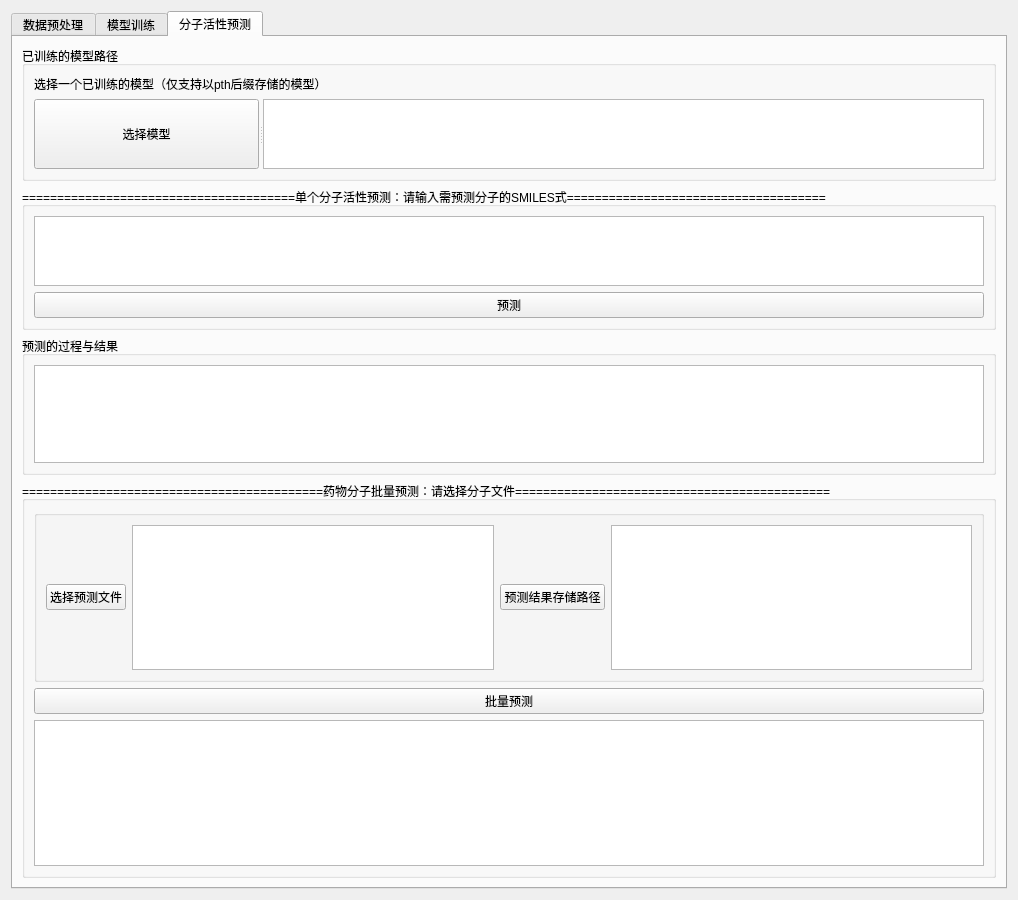
<?xml version="1.0" encoding="UTF-8"?>
<ui version="4.0">
 <class>Form</class>
 <widget class="QWidget" name="Form">
  <property name="geometry">
   <rect>
    <x>0</x>
    <y>0</y>
    <width>1018</width>
    <height>900</height>
   </rect>
  </property>
  <property name="windowTitle">
   <string notr="true">基于多模态信息融合的药物分子活性预测系统v1.0</string>
  </property>
  <layout class="QVBoxLayout" name="verticalLayout">
   <item>
    <widget class="QTabWidget" name="tabWidget">
     <property name="maximumSize">
      <size>
       <width>1222</width>
       <height>16777215</height>
      </size>
     </property>
     <property name="currentIndex">
      <number>2</number>
     </property>
     <widget class="QWidget" name="tab">
      <attribute name="title">
       <string>数据预处理</string>
      </attribute>
      <layout class="QVBoxLayout" name="verticalLayout_3" stretch="1,1">
       <item>
        <layout class="QHBoxLayout" name="horizontalLayout_3" stretch="2,1">
         <property name="spacing">
          <number>0</number>
         </property>
         <property name="sizeConstraint">
          <enum>QLayout::SetNoConstraint</enum>
         </property>
         <item>
          <widget class="QGroupBox" name="groupBox">
           <property name="maximumSize">
            <size>
             <width>16777215</width>
             <height>16777215</height>
            </size>
           </property>
           <property name="title">
            <string>预处理选项</string>
           </property>
           <layout class="QVBoxLayout" name="verticalLayout_2" stretch="1,1,1,1,2,1">
            <property name="leftMargin">
             <number>9</number>
            </property>
            <item>
             <widget class="QLabel" name="label">
              <property name="text">
               <string>选择分子信息文件（支持csv与xlsx两种扩展名）</string>
              </property>
             </widget>
            </item>
            <item>
             <widget class="QSplitter" name="splitter_2">
              <property name="orientation">
               <enum>Qt::Horizontal</enum>
              </property>
              <widget class="QPushButton" name="selectFileBtn">
               <property name="text">
                <string>选择文件</string>
               </property>
              </widget>
              <widget class="QTextBrowser" name="textBrowser_selectFile">
               <property name="maximumSize">
                <size>
                 <width>16777215</width>
                 <height>16777215</height>
                </size>
               </property>
              </widget>
             </widget>
            </item>
            <item>
             <widget class="QLabel" name="label_2">
              <property name="text">
               <string>选择预处理完毕时新文件的存储路径</string>
              </property>
             </widget>
            </item>
            <item>
             <widget class="QSplitter" name="splitter_3">
              <property name="orientation">
               <enum>Qt::Horizontal</enum>
              </property>
              <widget class="QPushButton" name="savePathBtn">
               <property name="text">
                <string>选择存储路径</string>
               </property>
              </widget>
              <widget class="QTextBrowser" name="textBrowser_savepath">
               <property name="maximumSize">
                <size>
                 <width>16777215</width>
                 <height>16777215</height>
                </size>
               </property>
              </widget>
             </widget>
            </item>
            <item>
             <layout class="QHBoxLayout" name="horizontalLayout">
              <item>
               <widget class="QLabel" name="label_3">
                <property name="text">
                 <string>选择IC50阈值：小于</string>
                </property>
               </widget>
              </item>
              <item>
               <widget class="QLineEdit" name="ic50_min"/>
              </item>
              <item>
               <widget class="QLabel" name="label_8">
                <property name="text">
                 <string>μMol为活性，大于</string>
                </property>
               </widget>
              </item>
              <item>
               <widget class="QLineEdit" name="ic50_max"/>
              </item>
              <item>
               <widget class="QLabel" name="label_13">
                <property name="text">
                 <string>μMol为非活性</string>
                </property>
               </widget>
              </item>
             </layout>
            </item>
            <item>
             <widget class="QPushButton" name="begin_process_btn">
              <property name="text">
               <string>开始处理</string>
              </property>
             </widget>
            </item>
           </layout>
          </widget>
         </item>
         <item>
          <widget class="QGroupBox" name="groupBox_3">
           <property name="maximumSize">
            <size>
             <width>16777215</width>
             <height>16777215</height>
            </size>
           </property>
           <property name="title">
            <string>预处理过程</string>
           </property>
           <layout class="QHBoxLayout" name="horizontalLayout_2">
            <item>
             <widget class="QTextBrowser" name="processing_text">
              <property name="enabled">
               <bool>true</bool>
              </property>
              <property name="sizePolicy">
               <sizepolicy hsizetype="Expanding" vsizetype="Expanding">
                <horstretch>1</horstretch>
                <verstretch>0</verstretch>
               </sizepolicy>
              </property>
              <property name="minimumSize">
               <size>
                <width>0</width>
                <height>0</height>
               </size>
              </property>
              <property name="maximumSize">
               <size>
                <width>16777215</width>
                <height>16777215</height>
               </size>
              </property>
             </widget>
            </item>
           </layout>
          </widget>
         </item>
        </layout>
       </item>
       <item>
        <widget class="QGroupBox" name="groupBox_2">
         <property name="sizePolicy">
          <sizepolicy hsizetype="Preferred" vsizetype="Preferred">
           <horstretch>0</horstretch>
           <verstretch>0</verstretch>
          </sizepolicy>
         </property>
         <property name="maximumSize">
          <size>
           <width>16777215</width>
           <height>16777215</height>
          </size>
         </property>
         <property name="title">
          <string>预处理结果</string>
         </property>
         <layout class="QHBoxLayout" name="horizontalLayout_4" stretch="1,1">
          <item>
           <widget class="QTextBrowser" name="textBrowser_processResult">
            <property name="maximumSize">
             <size>
              <width>16777215</width>
              <height>16777215</height>
             </size>
            </property>
           </widget>
          </item>
          <item>
           <layout class="QVBoxLayout" name="verticalLayout_4">
            <item>
             <widget class="QGroupBox" name="bar_graph_box">
              <property name="title">
               <string>柱形图</string>
              </property>
             </widget>
            </item>
           </layout>
          </item>
         </layout>
        </widget>
       </item>
      </layout>
     </widget>
     <widget class="QWidget" name="tab_2">
      <attribute name="title">
       <string>模型训练</string>
      </attribute>
      <layout class="QVBoxLayout" name="verticalLayout_13" stretch="2,0,4">
       <item>
        <widget class="QGroupBox" name="groupBox_13">
         <property name="title">
          <string>训练设置</string>
         </property>
         <layout class="QVBoxLayout" name="verticalLayout_14">
          <item>
           <layout class="QHBoxLayout" name="horizontalLayout_5">
            <item>
             <widget class="QPushButton" name="compounds_files_btn">
              <property name="text">
               <string>选择分子数据集</string>
              </property>
             </widget>
            </item>
            <item>
             <widget class="QTextBrowser" name="textBrowser_compounds_file"/>
            </item>
            <item>
             <widget class="QPushButton" name="save_model_path_btn">
              <property name="text">
               <string>模型存储地址</string>
              </property>
             </widget>
            </item>
            <item>
             <widget class="QTextBrowser" name="model_path"/>
            </item>
           </layout>
          </item>
          <item>
           <widget class="Line" name="line">
            <property name="orientation">
             <enum>Qt::Horizontal</enum>
            </property>
           </widget>
          </item>
          <item>
           <layout class="QHBoxLayout" name="horizontalLayout_18" stretch="0,1,0,0,1,0,0,0,0,10">
            <item>
             <widget class="QLabel" name="label_10">
              <property name="text">
               <string>训练轮数：</string>
              </property>
             </widget>
            </item>
            <item>
             <widget class="QSpinBox" name="spinBox">
              <property name="maximum">
               <number>300</number>
              </property>
              <property name="value">
               <number>150</number>
              </property>
             </widget>
            </item>
            <item>
             <spacer name="horizontalSpacer_3">
              <property name="orientation">
               <enum>Qt::Horizontal</enum>
              </property>
              <property name="sizeType">
               <enum>QSizePolicy::Minimum</enum>
              </property>
              <property name="sizeHint" stdset="0">
               <size>
                <width>30</width>
                <height>20</height>
               </size>
              </property>
             </spacer>
            </item>
            <item>
             <widget class="QLabel" name="label_11">
              <property name="text">
               <string>批数大小：</string>
              </property>
             </widget>
            </item>
            <item>
             <widget class="QSpinBox" name="spinBox_2">
              <property name="maximum">
               <number>128</number>
              </property>
              <property name="value">
               <number>32</number>
              </property>
             </widget>
            </item>
            <item>
             <spacer name="horizontalSpacer_2">
              <property name="orientation">
               <enum>Qt::Horizontal</enum>
              </property>
              <property name="sizeHint" stdset="0">
               <size>
                <width>30</width>
                <height>20</height>
               </size>
              </property>
             </spacer>
            </item>
            <item>
             <widget class="QLabel" name="label_16">
              <property name="text">
               <string>学习率：</string>
              </property>
             </widget>
            </item>
            <item>
             <widget class="QDoubleSpinBox" name="doubleSpinBox">
              <property name="decimals">
               <number>3</number>
              </property>
              <property name="singleStep">
               <double>0.010000000000000</double>
              </property>
              <property name="value">
               <double>0.008000000000000</double>
              </property>
             </widget>
            </item>
            <item>
             <spacer name="horizontalSpacer">
              <property name="orientation">
               <enum>Qt::Horizontal</enum>
              </property>
              <property name="sizeHint" stdset="0">
               <size>
                <width>30</width>
                <height>20</height>
               </size>
              </property>
             </spacer>
            </item>
            <item>
             <widget class="QPushButton" name="train_begin_btn">
              <property name="text">
               <string>开始训练</string>
              </property>
             </widget>
            </item>
           </layout>
          </item>
         </layout>
        </widget>
       </item>
       <item>
        <widget class="QGroupBox" name="groupBox_14">
         <property name="title">
          <string>训练过程</string>
         </property>
         <layout class="QVBoxLayout" name="verticalLayout_15">
          <item>
           <widget class="QTextBrowser" name="textBrowser_train_process"/>
          </item>
         </layout>
        </widget>
       </item>
       <item>
        <widget class="QGroupBox" name="groupBox_15">
         <property name="title">
          <string>训练结果</string>
         </property>
         <layout class="QHBoxLayout" name="horizontalLayout_13">
          <item>
           <widget class="QGroupBox" name="groupBox_16">
            <property name="title">
             <string>ROC-AUC变化图</string>
            </property>
            <layout class="QVBoxLayout" name="verticalLayout_6">
             <item>
              <widget class="QLabel" name="label_auc">
               <property name="text">
                <string/>
               </property>
              </widget>
             </item>
            </layout>
           </widget>
          </item>
          <item>
           <widget class="QGroupBox" name="groupBox_17">
            <property name="title">
             <string>每个批次样本上的平均损失值变化图</string>
            </property>
            <layout class="QVBoxLayout" name="verticalLayout_7">
             <item>
              <widget class="QLabel" name="label_loss">
               <property name="text">
                <string/>
               </property>
              </widget>
             </item>
            </layout>
           </widget>
          </item>
         </layout>
        </widget>
       </item>
      </layout>
     </widget>
     <widget class="QWidget" name="tab_3">
      <attribute name="title">
       <string>分子活性预测</string>
      </attribute>
      <layout class="QVBoxLayout" name="verticalLayout_5" stretch="1,1,0,0">
       <item>
        <widget class="QGroupBox" name="groupBox_4">
         <property name="title">
          <string>已训练的模型路径</string>
         </property>
         <layout class="QVBoxLayout" name="verticalLayout_12">
          <item>
           <widget class="QLabel" name="label_7">
            <property name="text">
             <string>选择一个已训练的模型（仅支持以pth后缀存储的模型）</string>
            </property>
           </widget>
          </item>
          <item>
           <widget class="QSplitter" name="splitter_6">
            <property name="orientation">
             <enum>Qt::Horizontal</enum>
            </property>
            <widget class="QPushButton" name="choose_model_btn">
             <property name="text">
              <string>选择模型</string>
             </property>
            </widget>
            <widget class="QTextBrowser" name="choose_model_brower">
             <property name="maximumSize">
              <size>
               <width>16777215</width>
               <height>16777215</height>
              </size>
             </property>
            </widget>
           </widget>
          </item>
         </layout>
        </widget>
       </item>
       <item>
        <widget class="QGroupBox" name="groupBox_5">
         <property name="title">
          <string>=======================================单个分子活性预测：请输入需预测分子的SMILES式=====================================</string>
         </property>
         <layout class="QVBoxLayout" name="verticalLayout_10">
          <item>
           <widget class="QPlainTextEdit" name="smiles_text"/>
          </item>
          <item>
           <widget class="QPushButton" name="predictButton">
            <property name="text">
             <string>预测</string>
            </property>
           </widget>
          </item>
         </layout>
        </widget>
       </item>
       <item>
        <widget class="QGroupBox" name="groupBox_6">
         <property name="title">
          <string>预测的过程与结果</string>
         </property>
         <layout class="QVBoxLayout" name="verticalLayout_11">
          <item>
           <widget class="QTextBrowser" name="textBrowser_predict_result"/>
          </item>
         </layout>
        </widget>
       </item>
       <item>
        <widget class="QGroupBox" name="groupBox_7">
         <property name="title">
          <string>===========================================药物分子批量预测：请选择分子文件=============================================</string>
         </property>
         <layout class="QVBoxLayout" name="verticalLayout_8">
          <item>
           <widget class="QGroupBox" name="groupBox_8">
            <property name="title">
             <string/>
            </property>
            <layout class="QHBoxLayout" name="horizontalLayout_11">
             <item>
              <widget class="QPushButton" name="select_infer_file_btn">
               <property name="text">
                <string>选择预测文件</string>
               </property>
              </widget>
             </item>
             <item>
              <widget class="QTextBrowser" name="textBrowser_infer_file"/>
             </item>
             <item>
              <widget class="QPushButton" name="save_infer_btn">
               <property name="text">
                <string>预测结果存储路径</string>
               </property>
              </widget>
             </item>
             <item>
              <widget class="QTextBrowser" name="textBrowser_save_infer"/>
             </item>
            </layout>
           </widget>
          </item>
          <item>
           <widget class="QPushButton" name="batch_predict_btn">
            <property name="text">
             <string>批量预测</string>
            </property>
           </widget>
          </item>
          <item>
           <widget class="QTextBrowser" name="textBrowser_infer_info"/>
          </item>
         </layout>
        </widget>
       </item>
      </layout>
     </widget>
    </widget>
   </item>
  </layout>
 </widget>
 <resources/>
 <connections/>
</ui>
